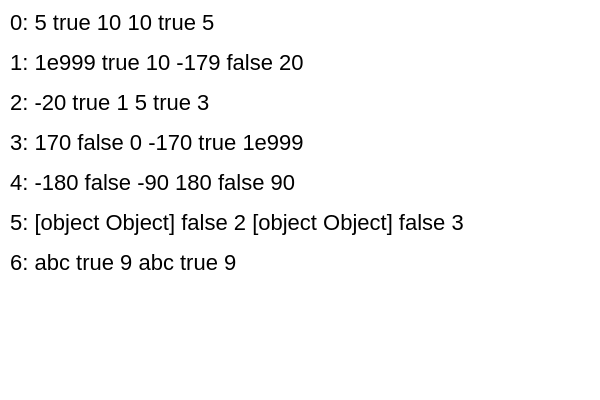

Source (Vega-Lite JSON):
### Vega specification from a JSON file in a GitHub repository (floating-point values rounded to 4 significant figures)
{"width": 300, "height": 200, "data": [{"name": "g", "values": [{"i": 0, "shape": {"type": "MultiPoint", "coordinates": [["5", "10"], ["10", "5"]]}}, {"i": 1, "shape": {"type": "MultiPoint", "coordinates": [["1e999", 10], [-179, "20"]]}}, {"i": 2, "shape": {"type": "LineString", "coordinates": [["5", "1"], ["10", "2"], ["-20", "3"]]}}, {"i": 3, "shape": {"type": "LineString", "coordinates": [[170, "0"], ["-170", "1e999"]]}}, {"i": 4, "shape": {"type": "Polygon", "coordinates": [[["0", "0"], ["10", "0"], ["10", "10"], ["0", "10"], ["0", "0"]]]}}, {"i": 5, "shape": {"type": "MultiPoint", "coordinates": [[[1], [2]], [{}, "3"]]}}, {"i": 6, "shape": {"type": "Point", "coordinates": ["abc", "9"]}}], "transform": [{"type": "formula", "as": "b", "expr": "geoBounds(null, datum.shape)"}, {"type": "formula", "as": "t", "expr": "datum.i + ': ' + datum.b[0][0] + ' ' + isString(datum.b[0][0]) + ' ' + datum.b[0][1] + ' ' + datum.b[1][0] + ' ' + isString(datum.b[1][0]) + ' ' + datum.b[1][1]"}]}], "marks": [{"type": "text", "from": {"data": "g"}, "encode": {"enter": {"x": {"value": 5}, "y": {"signal": "datum.i*20+15"}, "text": {"field": "t"}}}}]}
